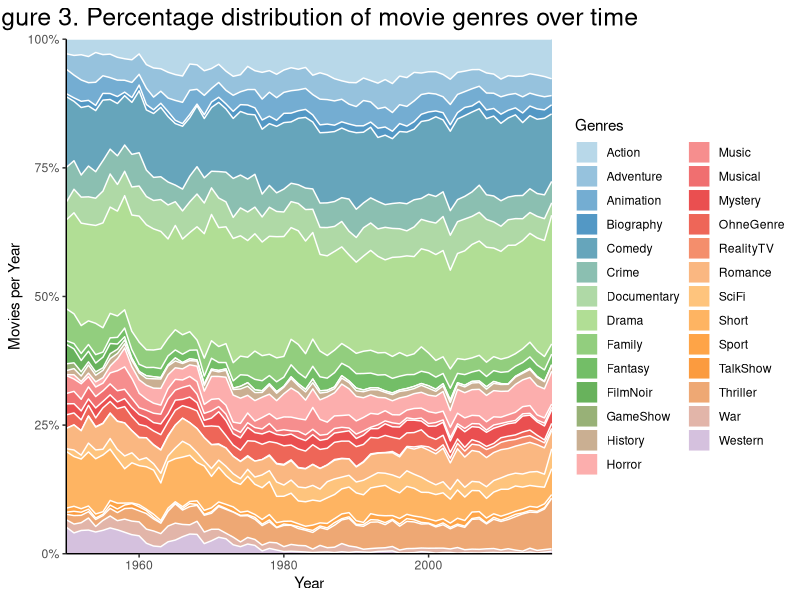

The R source for this figure:
setwd('C:/Users/shyla/Desktop/Studium/TH/2Sem/DIS08/assignement2/dis08-assignment-2-thegreenhorns')
genres=read.csv("Exercise02.Bonus.FilmgenresSwitched.csv")

library(ggplot2)
library(RColorBrewer)


library(tidyverse)
getPalette = colorRampPalette(brewer.pal(9, "Paired"))

# group Data
genres %>% 
  mutate(Year = as.Date(paste0(Year, "-01-01"))) %>%
  gather(Genres, value, Comedy:OhneGenre) %>%
  
# plot
  ggplot(aes(x=Year, y=value, fill=Genres))+ 
  geom_area(position ="fill",alpha=0.8 , size=0.5, colour="white")+
  
# legend
  scale_fill_manual(values = getPalette(27))+
  scale_y_continuous( expand = c(0,0), labels = scales::percent)+
  scale_x_date(expand = c(0,0))+
  theme_bw() + 
  theme(panel.border = element_blank(), panel.grid.major = element_blank(),
        panel.grid.minor = element_blank(), axis.line = element_line(colour = "black"))+
  theme(plot.title = element_text(hjust = 0.5, size=18))+
labs(x = "Year", y = "Movies per Year", title = "Figure 3. Percentage distribution of movie genres over time")


    
